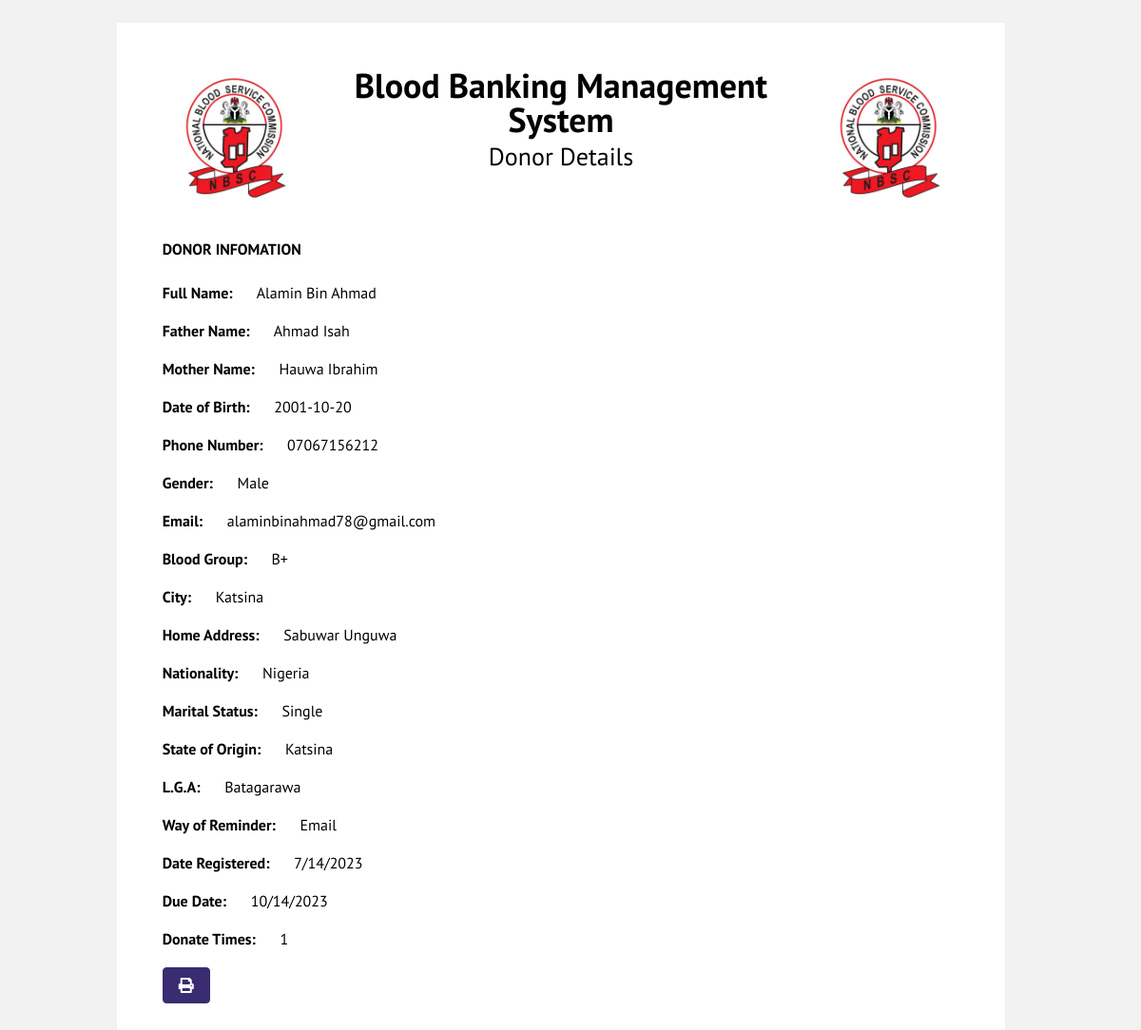
Page /donor-details/31 on the committed database.
### bb/models.py (models this page shows, shortened)
class NewDonor(models.Model):
    full_name = models.CharField(max_length=50, blank=True)
    father_name = models.CharField(max_length=50, blank=True)
    mother_name = models.CharField(max_length=50, blank=True)
    dob = models.CharField(max_length=50, blank=True)
    pnumber = models.CharField(max_length=50, blank=True)
    gender  = models.CharField(max_length=50, blank=True)
    email  = models.CharField(max_length=50, blank=True)
    blood_group  = models.CharField(max_length=50, blank=True)
    city  = models.CharField(max_length=50, blank=True)
    home_address  = models.CharField(max_length=1000, blank=True)
    nationality  = models.CharField(max_length=1000, blank=True)
    marital  = models.CharField(max_length=1000, blank=True)
    state_of_origin  = models.CharField(max_length=1000, blank=True)
    lga  = models.CharField(max_length=1000, blank=True)
    question  = models.CharField(max_length=1000, blank=True)
    birthday_check  = models.CharField(max_length=50, blank=True)
    due_date  = models.CharField(max_length=50, blank=True)
    date  = models.CharField(max_length=50, blank=True)
    count  = models.IntegerField(blank=True)

### bb/views.py (the view)
# urls.py: path('donor-details/<int:id>', views.donor_details, name="donor-details"),
def donor_details(request, id):
    donor = NewDonor.objects.get(id=id)
    return render(request, 'print-donor.html', {'donor': donor})

### templates/print-donor.html (shortened to what this page needs)
<!DOCTYPE html>
<html lang="en">
<head>
  <link rel="stylesheet" href="../static/assets2/vendors/iconfonts/font-awesome/css/all.min.css">
  <link rel="stylesheet" href="../static/assets2/vendors/css/vendor.bundle.base.css">
  <link rel="stylesheet" href="../static/assets2/vendors/css/vendor.bundle.addons.css">
  <link rel="stylesheet" href="../static/assets2/css/style.css">
</head>
<body>
  <div class="container-scroller">
    <div class="container-fluid page-body-wrapper full-page-wrapper">
      <div class="content-wrapper d-flex align-items-center auth">
        <div class="row w-100">
          <div class="col-lg-10 mx-auto">
            <div class="auth-form-light text-left p-5">
              <div class="brand-logo">
                <img src="../static/img/logo.jpg" alt="logo">
                <div class="text-center">
                    <h2>Blood Banking Management System</h2>
                    <h4 style="font-weight: 100;">Donor Details</h4>
                </div>
                <img src="../static/img/logo.jpg" alt="logo">
              </div>
              <h5>DONOR INFOMATION</h5> <br>
              <span><strong>Full Name:</strong> &nbsp;&nbsp;&nbsp;&nbsp; {{donor.full_name}}</span><br><br>
              <span><strong>Father Name:</strong> &nbsp;&nbsp;&nbsp;&nbsp; {{donor.father_name}}       </span><br><br>
              <span><strong>Mother Name:</strong> &nbsp;&nbsp;&nbsp;&nbsp;   {{donor.mother_name}}           </span><br><br>
              <span><strong>Date of Birth:</strong> &nbsp;&nbsp;&nbsp;&nbsp;  {{donor.dob}}</span><br><br>
              <span><strong>Phone Number: </strong> &nbsp;&nbsp;&nbsp;&nbsp;  {{donor.pnumber}}           </span><br><br>
              <span><strong>Gender:</strong> &nbsp;&nbsp;&nbsp;&nbsp; {{donor.gender}}         </span><br><br>
              <span><strong>Email:</strong> &nbsp;&nbsp;&nbsp;&nbsp;  {{donor.email}}             </span><br><br>
              <span><strong>Blood Group: </strong>   &nbsp;&nbsp;&nbsp;&nbsp;   {{donor.blood_group}}             </span><br><br>
              <span><strong>City:</strong>  &nbsp;&nbsp;&nbsp;&nbsp;   {{donor.city}}       </span><br><br>
              <span><strong>Home Address:</strong>      &nbsp;&nbsp;&nbsp;&nbsp;   {{donor.home_address}}          </span><br><br>
              <span><strong>Nationality:</strong>      &nbsp;&nbsp;&nbsp;&nbsp;   {{donor.nationality}}          </span><br><br>
              <span><strong>Marital Status:</strong>      &nbsp;&nbsp;&nbsp;&nbsp;   {{donor.marital}}          </span><br><br>
              <span><strong>State of Origin:</strong>      &nbsp;&nbsp;&nbsp;&nbsp;   {{donor.state_of_origin}}          </span><br><br>
              <span><strong>L.G.A:</strong>      &nbsp;&nbsp;&nbsp;&nbsp;   {{donor.lga}}          </span><br><br>
              <span><strong>Way of Reminder:</strong>      &nbsp;&nbsp;&nbsp;&nbsp;   {{donor.question}}          </span><br><br>
              <span><strong>Date Registered:</strong>      &nbsp;&nbsp;&nbsp;&nbsp;   {{donor.date}}          </span><br><br>
              <span><strong>Due Date:</strong>      &nbsp;&nbsp;&nbsp;&nbsp;   {{donor.due_date}}          </span><br><br>
              <span><strong>Donate Times:</strong>      &nbsp;&nbsp;&nbsp;&nbsp;   {{donor.count}}          </span><br><br>
              <button id="btn" onclick="clk()" class="btn btn-primary"><i class="fa fa-print"></i></button>
            </div>
          </div>
        </div>
      </div>
    </div>
  </div>
</body>
</html>

### templates/print-donor.html (style rules this page uses)
.brand-logo { display: flex; justify-content: space-between; }

### rows in the picture
NewDonor: full_name "Alamin Bin Ahmad", father_name "Ahmad Isah", mother_name "Hauwa Ibrahim", dob "2001-10-20", pnumber "07067156212", gender "Male", email "alaminbinahmad78@gmail.com", blood_group "B+", city "Katsina", home_address "Sabuwar Unguwa", nationality "Nigeria", marital "Single", state_of_origin "Katsina", lga "Batagarawa", question "Email", date "7/14/2023", due_date "10/14/2023", count "1"
